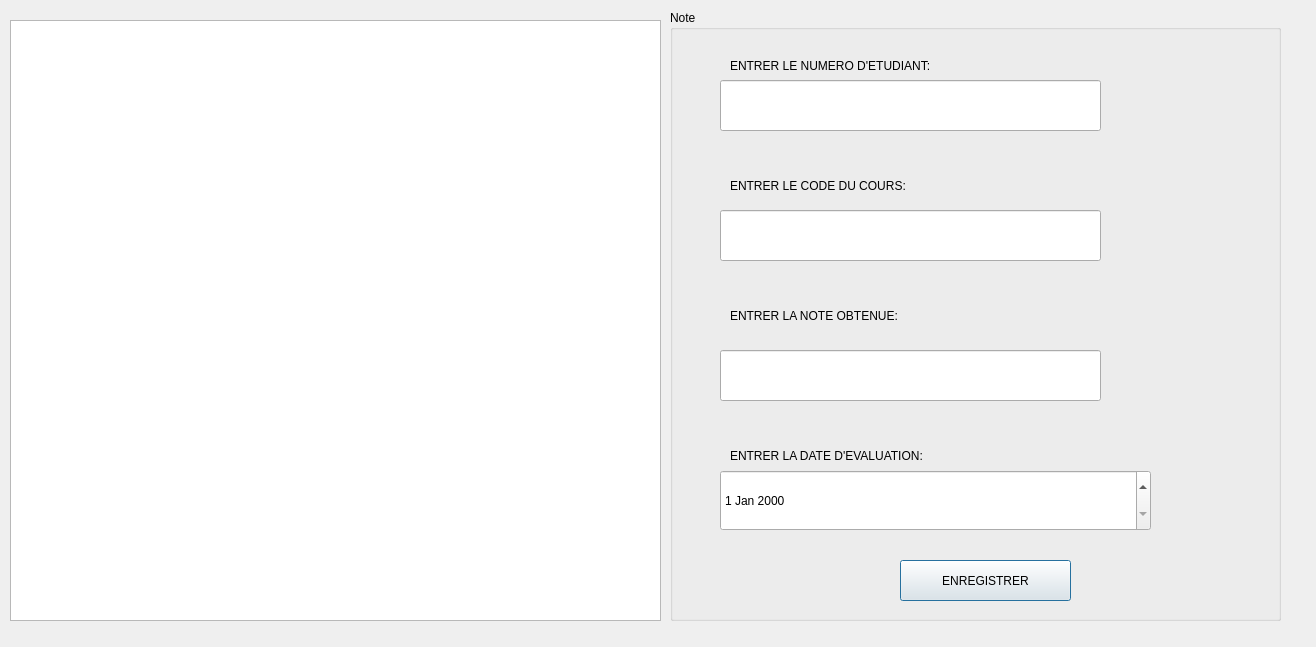
<?xml version="1.0" encoding="UTF-8"?>
<ui version="4.0">
 <class>Note</class>
 <widget class="QDialog" name="Note">
  <property name="geometry">
   <rect>
    <x>0</x>
    <y>0</y>
    <width>1316</width>
    <height>647</height>
   </rect>
  </property>
  <property name="windowTitle">
   <string>Dialog</string>
  </property>
  <widget class="QGroupBox" name="groupBox">
   <property name="geometry">
    <rect>
     <x>670</x>
     <y>10</y>
     <width>611</width>
     <height>611</height>
    </rect>
   </property>
   <property name="title">
    <string>Note</string>
   </property>
   <widget class="QPushButton" name="pushButton">
    <property name="geometry">
     <rect>
      <x>230</x>
      <y>550</y>
      <width>171</width>
      <height>41</height>
     </rect>
    </property>
    <property name="text">
     <string>ENREGISTRER</string>
    </property>
   </widget>
   <widget class="QLabel" name="label">
    <property name="geometry">
     <rect>
      <x>60</x>
      <y>40</y>
      <width>431</width>
      <height>31</height>
     </rect>
    </property>
    <property name="text">
     <string>ENTRER LE NUMERO D'ETUDIANT:</string>
    </property>
   </widget>
   <widget class="QLabel" name="label_2">
    <property name="geometry">
     <rect>
      <x>60</x>
      <y>160</y>
      <width>431</width>
      <height>31</height>
     </rect>
    </property>
    <property name="text">
     <string>ENTRER LE CODE DU COURS:</string>
    </property>
   </widget>
   <widget class="QLabel" name="label_3">
    <property name="geometry">
     <rect>
      <x>60</x>
      <y>290</y>
      <width>431</width>
      <height>31</height>
     </rect>
    </property>
    <property name="text">
     <string>ENTRER LA NOTE OBTENUE:</string>
    </property>
   </widget>
   <widget class="QLineEdit" name="lineEdit">
    <property name="geometry">
     <rect>
      <x>50</x>
      <y>70</y>
      <width>381</width>
      <height>51</height>
     </rect>
    </property>
   </widget>
   <widget class="QLineEdit" name="lineEdit_2">
    <property name="geometry">
     <rect>
      <x>50</x>
      <y>200</y>
      <width>381</width>
      <height>51</height>
     </rect>
    </property>
   </widget>
   <widget class="QLineEdit" name="lineEdit_3">
    <property name="geometry">
     <rect>
      <x>50</x>
      <y>340</y>
      <width>381</width>
      <height>51</height>
     </rect>
    </property>
   </widget>
   <widget class="QLabel" name="label_4">
    <property name="geometry">
     <rect>
      <x>60</x>
      <y>430</y>
      <width>431</width>
      <height>31</height>
     </rect>
    </property>
    <property name="text">
     <string>ENTRER LA DATE D'EVALUATION:</string>
    </property>
   </widget>
   <widget class="QDateEdit" name="dateEdit">
    <property name="geometry">
     <rect>
      <x>50</x>
      <y>460</y>
      <width>431</width>
      <height>61</height>
     </rect>
    </property>
   </widget>
  </widget>
  <widget class="QTableView" name="tableView">
   <property name="geometry">
    <rect>
     <x>10</x>
     <y>20</y>
     <width>651</width>
     <height>601</height>
    </rect>
   </property>
  </widget>
 </widget>
 <resources/>
 <connections/>
</ui>
